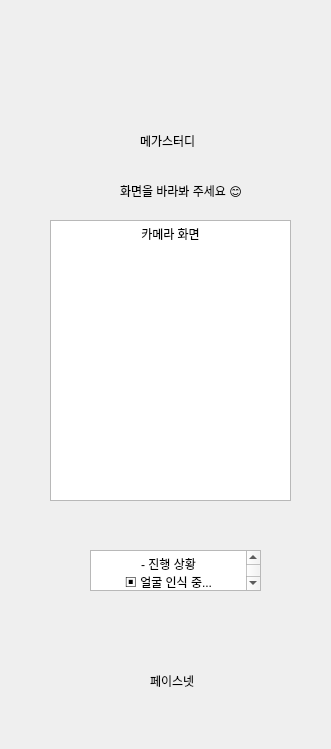
<?xml version="1.0" encoding="UTF-8"?>
<ui version="4.0">
 <class>Form</class>
 <widget class="QWidget" name="Form">
  <property name="geometry">
   <rect>
    <x>0</x>
    <y>0</y>
    <width>331</width>
    <height>749</height>
   </rect>
  </property>
  <property name="windowTitle">
   <string>Form</string>
  </property>
  <widget class="QLabel" name="label">
   <property name="geometry">
    <rect>
     <x>140</x>
     <y>120</y>
     <width>101</width>
     <height>41</height>
    </rect>
   </property>
   <property name="text">
    <string>메가스터디</string>
   </property>
  </widget>
  <widget class="QLabel" name="label_2">
   <property name="geometry">
    <rect>
     <x>120</x>
     <y>170</y>
     <width>291</width>
     <height>41</height>
    </rect>
   </property>
   <property name="text">
    <string>화면을 바라봐 주세요 😊</string>
   </property>
  </widget>
  <widget class="QTextBrowser" name="textBrowser_2">
   <property name="geometry">
    <rect>
     <x>50</x>
     <y>220</y>
     <width>241</width>
     <height>281</height>
    </rect>
   </property>
   <property name="html">
    <string>&lt;!DOCTYPE HTML PUBLIC &quot;-//W3C//DTD HTML 4.0//EN&quot; &quot;http://www.w3.org/TR/REC-html40/strict.dtd&quot;&gt;
&lt;html&gt;&lt;head&gt;&lt;meta name=&quot;qrichtext&quot; content=&quot;1&quot; /&gt;&lt;style type=&quot;text/css&quot;&gt;
p, li { white-space: pre-wrap; }
&lt;/style&gt;&lt;/head&gt;&lt;body style=&quot; font-family:'Gulim'; font-size:9pt; font-weight:400; font-style:normal;&quot;&gt;
&lt;p align=&quot;center&quot; style=&quot; margin-top:0px; margin-bottom:0px; margin-left:0px; margin-right:0px; -qt-block-indent:0; text-indent:0px;&quot;&gt;카메라 화면&lt;/p&gt;&lt;/body&gt;&lt;/html&gt;</string>
   </property>
  </widget>
  <widget class="QTextBrowser" name="textBrowser_3">
   <property name="geometry">
    <rect>
     <x>90</x>
     <y>550</y>
     <width>171</width>
     <height>41</height>
    </rect>
   </property>
   <property name="html">
    <string>&lt;!DOCTYPE HTML PUBLIC &quot;-//W3C//DTD HTML 4.0//EN&quot; &quot;http://www.w3.org/TR/REC-html40/strict.dtd&quot;&gt;
&lt;html&gt;&lt;head&gt;&lt;meta name=&quot;qrichtext&quot; content=&quot;1&quot; /&gt;&lt;style type=&quot;text/css&quot;&gt;
p, li { white-space: pre-wrap; }
&lt;/style&gt;&lt;/head&gt;&lt;body style=&quot; font-family:'Gulim'; font-size:9pt; font-weight:400; font-style:normal;&quot;&gt;
&lt;p align=&quot;center&quot; style=&quot; margin-top:0px; margin-bottom:0px; margin-left:0px; margin-right:0px; -qt-block-indent:0; text-indent:0px;&quot;&gt;- 진행 상황&lt;/p&gt;
&lt;p align=&quot;center&quot; style=&quot; margin-top:0px; margin-bottom:0px; margin-left:0px; margin-right:0px; -qt-block-indent:0; text-indent:0px;&quot;&gt;▣ 얼굴 인식 중...&lt;/p&gt;
&lt;p align=&quot;center&quot; style=&quot;-qt-paragraph-type:empty; margin-top:0px; margin-bottom:0px; margin-left:0px; margin-right:0px; -qt-block-indent:0; text-indent:0px;&quot;&gt;&lt;br /&gt;&lt;/p&gt;&lt;/body&gt;&lt;/html&gt;</string>
   </property>
  </widget>
  <widget class="QLabel" name="label_3">
   <property name="geometry">
    <rect>
     <x>150</x>
     <y>660</y>
     <width>101</width>
     <height>41</height>
    </rect>
   </property>
   <property name="text">
    <string>페이스넷</string>
   </property>
  </widget>
 </widget>
 <resources/>
 <connections/>
</ui>
